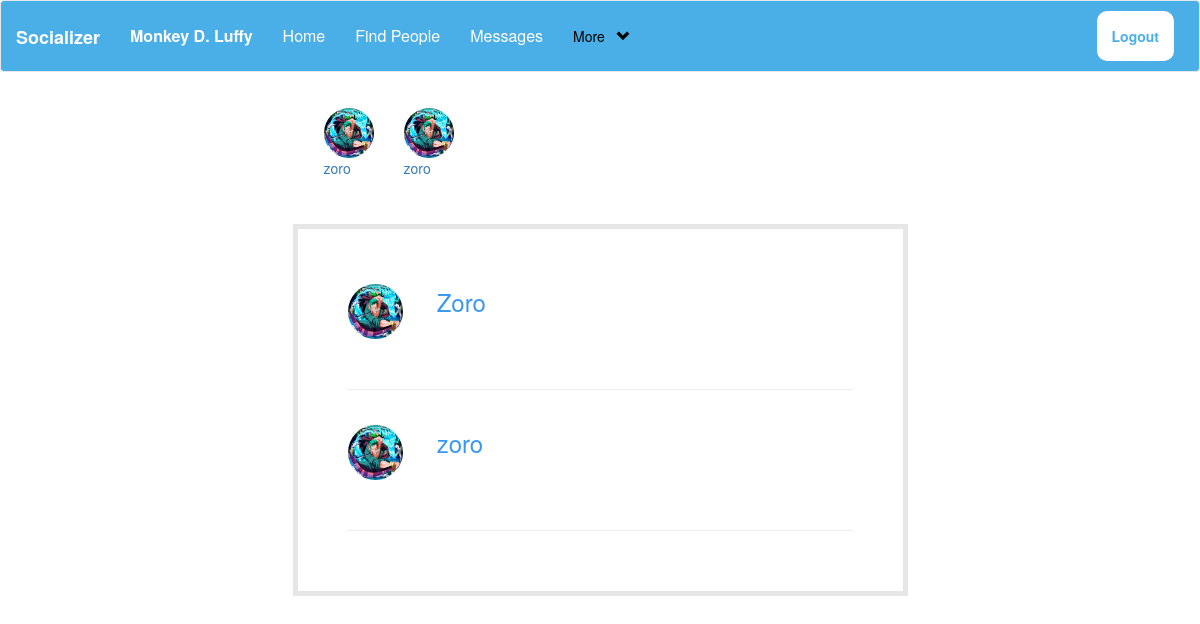
/messages.php (signed in), run on the app's committed database.
### tables this page shows
CREATE TABLE `users` (
  `user_id` int(11) NOT NULL,
  `fullname` varchar(50) NOT NULL,
  `username` varchar(20) NOT NULL,
  `email` varchar(100) NOT NULL,
  `password` varchar(50) NOT NULL,
  `country` varchar(15) NOT NULL,
  `gender` varchar(10) NOT NULL,
  `dob` date NOT NULL,
  `describe_user` text NOT NULL,
  `relationship` text NOT NULL,
  `user_image` varchar(255) NOT NULL,
  `user_cover` varchar(255) NOT NULL,
  `user_registration_date` timestamp NOT NULL DEFAULT CURRENT_TIMESTAMP,
  `status` text NOT NULL,
  `posts` text NOT NULL,
  `recovery_account` varchar(255) NOT NULL
);

CREATE TABLE `friends` (
  `friend_id` int(11) NOT NULL,
  `my_id` int(11) NOT NULL,
  `user_id` int(11) NOT NULL,
  `chat_active` varchar(3) NOT NULL
);

### messages.php (the view, shortened to what this page needs)
<!DOCTYPE html>
<?php
include("includes/header.php");
if (!isset($_SESSION['username'])) {
    header("location:index.php");
}else{
    $suser = $_SESSION['username'];
    $sq = "select * from users where username='$suser'";
    $sres = mysqli_query($conn,$sq);
    $srow = mysqli_fetch_array($sres);
    $su_id = $srow['user_id'];
}
?>
<html lang="en">
<head>
    <?php
        require_once("includes/head.php");
    ?>
    <link rel="stylesheet" href="style/home_style2.css">
</head>
<body>
<div class="row">
    <div class="col-sm-3"></div>
    <div class="col-sm-6" id='post'>
    <nav class="navbar "  >
        <ul class="nav  navbar-nav ">
            <?php
                $fq = "select * from friends where my_id='$su_id' or my_id!='$su_id'";
                $fres = mysqli_query($conn,$fq);
                $fc = mysqli_num_rows($fres);
                if ($fc>0) {
                    while($frow = mysqli_fetch_array($fres)){
                        $fu_id = $frow['user_id'] ;
                        $my_id = $frow['my_id'];
                        $user_fq = "select username,user_image from users where user_id='$fu_id'";
                        $user_fres = mysqli_query($conn,$user_fq);
                        if (mysqli_num_rows($user_fres)>0) {
                            $friend_row = mysqli_fetch_array($user_fres);
                            $friend_name = $friend_row['username'];
                            $friend_image = $friend_row['user_image'];
                           if($fu_id == $su_id){
                                $qq = "select my_id from friends where user_id='$su_id'";
                                $qrws = mysqli_query($conn,$qq);
                                $coc = mysqli_num_rows($qrws);
                                if($coc >=1){
                                    $crow = mysqli_fetch_array($qrws);
                                    $my_id = $crow['my_id'];
                                    $rq = "Select * from users where user_id='$my_id'";
                                    $rres = mysqli_query($conn,$rq);
                                    $rcc = mysqli_num_rows($rres);
                                    if($rcc>=1){
                                        $ccrow = mysqli_fetch_array($rres);
                                        $cuser_id = $ccrow['user_id'];
                                        $cuser = $ccrow['username'];
                                        $cuser_image = $ccrow['user_image'];
                                        echo("
                                        <li>
                                                <a href='chat.php?user_id=$cuser_id'>
                                                    <img src='$cuser_image' class='img-circle' width='50' height='50'>
                                                    <p>$cuser</p>
                                                </a>
                                        </li>
                                    ");
                                 }
                                    }
                                }
                           }
                           if($my_id == $su_id){
                            echo("
                            <li>
                                    <a href='chat.php?user_id=$fu_id'>
                                        <img src='$friend_image' class='img-circle' width='50' height='50'>
                                        <p>$friend_name</p>
                                    </a>
                            </li>
                        ");
                           }
                            }
                           }
            ?>
        </ul>
    </nav>
    </div>
    <div class="col-sm-3"></div>
</div>
<div class='row'>
        <div class='col-sm-3'></div>
        <div id='posts' class='col-sm-6'>
            <?php
                $message_query = "select * from friends where (my_id='$su_id'or my_id!='$su_id') and chat_active='YES'";
                $message_result = mysqli_query($conn,$message_query);
                $message_row = mysqli_num_rows($message_result);
                if ($message_row>0 ) {
                    while ($mess = mysqli_fetch_array($message_result)) {
                        $to_id = $mess['user_id'];
                        $my_id = $mess['my_id'];
                        $its = "Select * from users where user_id='$to_id'";
                        $qrs = mysqli_query($conn,$its);
                        if (mysqli_num_rows($qrs)>0) {
                            $friend_row = mysqli_fetch_array($qrs);
                            $friend_user_id = $friend_row['user_id'];
                            $friend_name = ucwords($friend_row['username']);
                            $friend_image = $friend_row['user_image'];
                            if($my_id == $su_id){
                                echo("
                            <div class='row'>
                                <div class='col-sm-2'>
                                     <p><img src='$friend_image' class='img-circle' width='55px' height='55px' style='margin-top:15px;'></p>
                                </div>
                                <div class='col-sm-6' >
                                    <h3><a style='text-decoration:none; cursor:pointer;color:#3897f0;' href='chat.php?user_id=$friend_user_id'>$friend_name</a></h3>
                                </div>
                                <div class='col-sm-4'></div>
                            </div>
                            <br><hr>
                            ");
                            }
                            if($to_id == $su_id){
                             $rq = "Select * from users where user_id='$my_id'";
                                    $rres = mysqli_query($conn,$rq);
                                    $rcc = mysqli_num_rows($rres);
                                    if($rcc>=1){
                                        $ccrow = mysqli_fetch_array($rres);
                                        $cuser_id = $ccrow['user_id'];
                                        $cuser = $ccrow['username'];
                                        $cuser_image = $ccrow['user_image'];
                                        echo("
                            <div class='row'>
                                <div class='col-sm-2'>
                                     <p><img src='$cuser_image' class='img-circle' width='55px' height='55px' style='margin-top:15px;'></p>
                                </div>
                                <div class='col-sm-6' >
                                    <h3><a style='text-decoration:none; cursor:pointer;color:#3897f0;' href='chat.php?user_id=$cuser_id'>$cuser</a></h3>
                                </div>
                                <div class='col-sm-4'></div>
                            </div>
                            <br><hr>
                            ");
                                 }
                                    }
                                }
                        }
                    }
                 else {
                    echo("<center>No messages </center>");
                }
            ?>
        </div>
</div>
</body>
</html>

### includes/header.php (shortened to what this page needs)
<?php include("conn.php"); ?>
<nav class="navbar navbar-default" style="background-color:#4aaee7; width:100%;">
    <div class="container-fluid">
        <div class="navbar-header">
            <a href="home.php" class="navbar-brand" style="color: #ffffff;margin-top:10px;"><strong>Socializer</strong></a>
        </div>
        <div class="collapse navbar-collapse " id="headnav">
            <ul class="nav navbar-nav" style="margin-top: 10px;">
                <?php
                $user = $_SESSION['username'];
                $user_query = "select * from users where username='$user'";
                $user_result = mysqli_query($conn, $user_query);
                $user_row = mysqli_fetch_array($user_result);
                $user_id = $user_row['user_id'];
                $fullname = $user_row['fullname'];
                $post_query = "select * from posts where user_id='$user_id'";
                $post_result = mysqli_query($conn, $post_query);
                $post_count = mysqli_num_rows($post_result);
                ?>
                <li><a style="color: #ffffff; font-size:16px;" href='profile.php?<?php echo ("user_id=$user_id"); ?>'><strong><?php echo (ucwords($fullname)); ?></strong></a></li>
                <li><a style="color: #ffffff; font-size:16px;" href='home.php'>Home</a></li>
                <li><a style="color: #ffffff; font-size:16px;" href='find.php'>Find People</a></li>
                <li><a style="color: #ffffff; font-size:16px;" href='messages.php?user_id=<?php echo $user_id; ?>'>Messages</a></li>
                <?php
                echo ("
                    <li class='dropdown'>
                        <a href='#' class='dropdown-toggle' data-toggle='dropdown' role='button' aria-haspopup='true' aria-expanded='false' style='color:#000;'>More &nbsp;&nbsp;<span><i class='glyphicon glyphicon-chevron-down'></i></span></a>
                        <ul class='dropdown-menu' style='background-color:#4aaee7;' >
                            <li>
                                <a href='my_post.php?user_id=$user_id' style='color:#fff;'>My Posts &nbsp; <span class='badge badge-secondary'>$post_count</span></a>
                            </li>
                            <li role='seperator' class='divider'></li>
                            <li>
                                <a href='edit_profile.php?user_id=$user_id' style='color:#fff;'>Edit Account</a>
                            </li>
                        </ul>
                    </li>
                    ");
                ?>
            </ul>
            <ul class="nav navbar-nav navbar-right">
                <li>
                    <a href='logout.php'  style="color:#4aaee7;background-color:#fff;margin:10px;border-radius:10px;"><strong>Logout</strong></a>
                </li>
            </ul>
        </div>
    </div>
</nav>

### style/home_style2.css (style rules this page uses)
body { overflow-x: hidden; }
#posts { border: 5px solid #e6e6e6; padding: 40px 50px; }

### data on the page
users: fullname "Monkey D. Luffy"
friends: user.user_image (picture), user.username "zoro", user.username "Zoro"
friends: users.user_image (picture), users.username "zoro"
